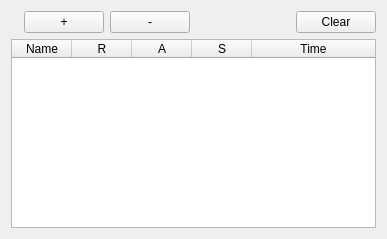
<?xml version="1.0" encoding="UTF-8"?>
<ui version="4.0">
 <class>qSlicerPathExplorerMarkupsTableWidget</class>
 <widget class="qSlicerWidget" name="qSlicerPathExplorerMarkupsTableWidget">
  <property name="geometry">
   <rect>
    <x>0</x>
    <y>0</y>
    <width>387</width>
    <height>239</height>
   </rect>
  </property>
  <property name="windowTitle">
   <string>Form</string>
  </property>
  <layout class="QVBoxLayout" name="verticalLayout">
   <item>
    <layout class="QHBoxLayout" name="horizontalLayout">
     <item>
      <widget class="QLabel" name="NameLabel">
       <property name="text">
        <string/>
       </property>
      </widget>
     </item>
     <item>
      <widget class="QPushButton" name="AddButton">
       <property name="text">
        <string>+</string>
       </property>
       <property name="checkable">
        <bool>true</bool>
       </property>
      </widget>
     </item>
     <item>
      <widget class="QPushButton" name="RemoveButton">
       <property name="text">
        <string>-</string>
       </property>
      </widget>
     </item>
     <item>
      <spacer name="horizontalSpacer">
       <property name="orientation">
        <enum>Qt::Horizontal</enum>
       </property>
       <property name="sizeHint" stdset="0">
        <size>
         <width>40</width>
         <height>20</height>
        </size>
       </property>
      </spacer>
     </item>
     <item>
      <widget class="QPushButton" name="ClearButton">
       <property name="text">
        <string>Clear</string>
       </property>
      </widget>
     </item>
    </layout>
   </item>
   <item>
    <widget class="QTableWidget" name="TableWidget">
     <property name="alternatingRowColors">
      <bool>false</bool>
     </property>
     <property name="selectionMode">
      <enum>QAbstractItemView::SingleSelection</enum>
     </property>
     <property name="selectionBehavior">
      <enum>QAbstractItemView::SelectRows</enum>
     </property>
     <property name="columnCount">
      <number>5</number>
     </property>
     <attribute name="horizontalHeaderDefaultSectionSize">
      <number>60</number>
     </attribute>
     <attribute name="horizontalHeaderStretchLastSection">
      <bool>true</bool>
     </attribute>
     <column>
      <property name="text">
       <string>Name</string>
      </property>
     </column>
     <column>
      <property name="text">
       <string>R</string>
      </property>
     </column>
     <column>
      <property name="text">
       <string>A</string>
      </property>
     </column>
     <column>
      <property name="text">
       <string>S</string>
      </property>
     </column>
     <column>
      <property name="text">
       <string>Time</string>
      </property>
     </column>
    </widget>
   </item>
  </layout>
 </widget>
 <customwidgets>
  <customwidget>
   <class>qSlicerWidget</class>
   <extends>QWidget</extends>
   <header>qSlicerWidget.h</header>
   <container>1</container>
  </customwidget>
 </customwidgets>
 <resources/>
 <connections/>
</ui>
